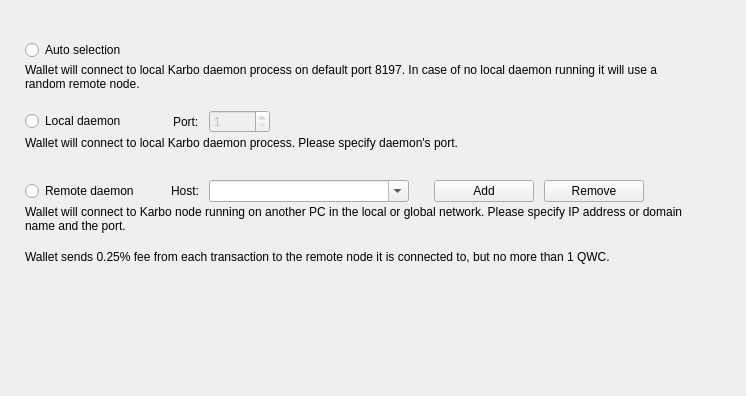
<?xml version="1.0" encoding="UTF-8"?>
<ui version="4.0">
 <class>ConnectionOptionsFrame</class>
 <widget class="QFrame" name="ConnectionOptionsFrame">
  <property name="geometry">
   <rect>
    <x>0</x>
    <y>0</y>
    <width>746</width>
    <height>396</height>
   </rect>
  </property>
  <property name="windowTitle">
   <string>Frame</string>
  </property>
  <property name="frameShape">
   <enum>QFrame::NoFrame</enum>
  </property>
  <property name="frameShadow">
   <enum>QFrame::Raised</enum>
  </property>
  <layout class="QVBoxLayout" name="verticalLayout_5">
   <property name="spacing">
    <number>0</number>
   </property>
   <property name="leftMargin">
    <number>25</number>
   </property>
   <property name="topMargin">
    <number>40</number>
   </property>
   <property name="rightMargin">
    <number>49</number>
   </property>
   <item>
    <widget class="QWidget" name="widget" native="true">
     <property name="sizePolicy">
      <sizepolicy hsizetype="Preferred" vsizetype="Fixed">
       <horstretch>0</horstretch>
       <verstretch>0</verstretch>
      </sizepolicy>
     </property>
     <property name="minimumSize">
      <size>
       <width>0</width>
       <height>70</height>
      </size>
     </property>
     <property name="maximumSize">
      <size>
       <width>16777215</width>
       <height>70</height>
      </size>
     </property>
     <layout class="QVBoxLayout" name="verticalLayout" stretch="0,1">
      <property name="spacing">
       <number>3</number>
      </property>
      <property name="leftMargin">
       <number>0</number>
      </property>
      <property name="topMargin">
       <number>0</number>
      </property>
      <property name="rightMargin">
       <number>0</number>
      </property>
      <property name="bottomMargin">
       <number>0</number>
      </property>
      <item>
       <widget class="QRadioButton" name="m_autoRadio">
        <property name="text">
         <string>Auto selection</string>
        </property>
        <attribute name="buttonGroup">
         <string notr="true">m_connectionButtonGroup</string>
        </attribute>
       </widget>
      </item>
      <item alignment="Qt::AlignTop">
       <widget class="WalletGui::WalletSmallGrayTextLabel" name="m_autoHelperLabel">
        <property name="text">
         <string>Wallet will connect to local Karbo daemon process on default port 8197. In case of no local daemon running it will use a random remote node.</string>
        </property>
        <property name="alignment">
         <set>Qt::AlignLeading|Qt::AlignLeft|Qt::AlignTop</set>
        </property>
        <property name="wordWrap">
         <bool>true</bool>
        </property>
        <property name="indent">
         <number>0</number>
        </property>
       </widget>
      </item>
     </layout>
    </widget>
   </item>
   <item>
    <widget class="QWidget" name="widget_3" native="true">
     <property name="sizePolicy">
      <sizepolicy hsizetype="Preferred" vsizetype="Fixed">
       <horstretch>0</horstretch>
       <verstretch>0</verstretch>
      </sizepolicy>
     </property>
     <property name="minimumSize">
      <size>
       <width>0</width>
       <height>70</height>
      </size>
     </property>
     <property name="maximumSize">
      <size>
       <width>16777215</width>
       <height>70</height>
      </size>
     </property>
     <layout class="QVBoxLayout" name="verticalLayout_3" stretch="0,1">
      <property name="spacing">
       <number>3</number>
      </property>
      <property name="leftMargin">
       <number>0</number>
      </property>
      <property name="topMargin">
       <number>0</number>
      </property>
      <property name="rightMargin">
       <number>0</number>
      </property>
      <property name="bottomMargin">
       <number>0</number>
      </property>
      <item>
       <layout class="QHBoxLayout" name="horizontalLayout">
        <property name="spacing">
         <number>10</number>
        </property>
        <item>
         <widget class="QRadioButton" name="m_localRadio">
          <property name="text">
           <string>Local daemon</string>
          </property>
          <attribute name="buttonGroup">
           <string notr="true">m_connectionButtonGroup</string>
          </attribute>
         </widget>
        </item>
        <item>
         <spacer name="horizontalSpacer">
          <property name="orientation">
           <enum>Qt::Horizontal</enum>
          </property>
          <property name="sizeType">
           <enum>QSizePolicy::Fixed</enum>
          </property>
          <property name="sizeHint" stdset="0">
           <size>
            <width>37</width>
            <height>20</height>
           </size>
          </property>
         </spacer>
        </item>
        <item>
         <widget class="QLabel" name="label">
          <property name="text">
           <string>Port:</string>
          </property>
         </widget>
        </item>
        <item alignment="Qt::AlignVCenter">
         <widget class="QSpinBox" name="m_localPortSpin">
          <property name="enabled">
           <bool>false</bool>
          </property>
          <property name="minimum">
           <number>1</number>
          </property>
          <property name="maximum">
           <number>65535</number>
          </property>
          <property name="value">
           <number>1</number>
          </property>
         </widget>
        </item>
        <item>
         <spacer name="horizontalSpacer_2">
          <property name="orientation">
           <enum>Qt::Horizontal</enum>
          </property>
          <property name="sizeHint" stdset="0">
           <size>
            <width>40</width>
            <height>20</height>
           </size>
          </property>
         </spacer>
        </item>
       </layout>
      </item>
      <item alignment="Qt::AlignTop">
       <widget class="WalletGui::WalletSmallGrayTextLabel" name="m_localHelperLabel">
        <property name="text">
         <string>Wallet will connect to local Karbo daemon process. Please specify daemon's port.</string>
        </property>
        <property name="alignment">
         <set>Qt::AlignLeading|Qt::AlignLeft|Qt::AlignTop</set>
        </property>
        <property name="wordWrap">
         <bool>true</bool>
        </property>
        <property name="indent">
         <number>0</number>
        </property>
       </widget>
      </item>
     </layout>
    </widget>
   </item>
   <item>
    <widget class="QWidget" name="widget_4" native="true">
     <property name="sizePolicy">
      <sizepolicy hsizetype="Preferred" vsizetype="Fixed">
       <horstretch>0</horstretch>
       <verstretch>0</verstretch>
      </sizepolicy>
     </property>
     <property name="minimumSize">
      <size>
       <width>0</width>
       <height>70</height>
      </size>
     </property>
     <property name="maximumSize">
      <size>
       <width>16777215</width>
       <height>70</height>
      </size>
     </property>
     <layout class="QVBoxLayout" name="verticalLayout_4" stretch="0,1">
      <property name="spacing">
       <number>3</number>
      </property>
      <property name="leftMargin">
       <number>0</number>
      </property>
      <property name="topMargin">
       <number>0</number>
      </property>
      <property name="rightMargin">
       <number>0</number>
      </property>
      <property name="bottomMargin">
       <number>0</number>
      </property>
      <item>
       <layout class="QHBoxLayout" name="horizontalLayout_2">
        <property name="spacing">
         <number>10</number>
        </property>
        <item>
         <widget class="QRadioButton" name="m_remoteRadio">
          <property name="text">
           <string>Remote daemon</string>
          </property>
          <attribute name="buttonGroup">
           <string notr="true">m_connectionButtonGroup</string>
          </attribute>
         </widget>
        </item>
        <item>
         <spacer name="horizontalSpacer_3">
          <property name="orientation">
           <enum>Qt::Horizontal</enum>
          </property>
          <property name="sizeType">
           <enum>QSizePolicy::Fixed</enum>
          </property>
          <property name="sizeHint" stdset="0">
           <size>
            <width>22</width>
            <height>20</height>
           </size>
          </property>
         </spacer>
        </item>
        <item>
         <widget class="QLabel" name="label_2">
          <property name="text">
           <string>Host:</string>
          </property>
         </widget>
        </item>
        <item>
         <widget class="QComboBox" name="remoteNodesComboBox">
          <property name="minimumSize">
           <size>
            <width>200</width>
            <height>0</height>
           </size>
          </property>
          <property name="editable">
           <bool>true</bool>
          </property>
          <property name="insertPolicy">
           <enum>QComboBox::InsertAtTop</enum>
          </property>
         </widget>
        </item>
        <item>
         <spacer name="horizontalSpacer_5">
          <property name="orientation">
           <enum>Qt::Horizontal</enum>
          </property>
          <property name="sizeType">
           <enum>QSizePolicy::Fixed</enum>
          </property>
          <property name="sizeHint" stdset="0">
           <size>
            <width>15</width>
            <height>20</height>
           </size>
          </property>
         </spacer>
        </item>
        <item>
         <widget class="WalletGui::WalletNormalBlueButton" name="addNodeButton">
          <property name="sizePolicy">
           <sizepolicy hsizetype="Preferred" vsizetype="Fixed">
            <horstretch>0</horstretch>
            <verstretch>0</verstretch>
           </sizepolicy>
          </property>
          <property name="minimumSize">
           <size>
            <width>100</width>
            <height>0</height>
           </size>
          </property>
          <property name="baseSize">
           <size>
            <width>150</width>
            <height>0</height>
           </size>
          </property>
          <property name="text">
           <string>Add</string>
          </property>
         </widget>
        </item>
        <item>
         <widget class="WalletGui::WalletNormalBlueButton" name="removeNodeButton">
          <property name="sizePolicy">
           <sizepolicy hsizetype="Preferred" vsizetype="Fixed">
            <horstretch>0</horstretch>
            <verstretch>0</verstretch>
           </sizepolicy>
          </property>
          <property name="minimumSize">
           <size>
            <width>100</width>
            <height>0</height>
           </size>
          </property>
          <property name="baseSize">
           <size>
            <width>150</width>
            <height>0</height>
           </size>
          </property>
          <property name="text">
           <string>Remove</string>
          </property>
         </widget>
        </item>
        <item>
         <spacer name="horizontalSpacer_4">
          <property name="orientation">
           <enum>Qt::Horizontal</enum>
          </property>
          <property name="sizeHint" stdset="0">
           <size>
            <width>30</width>
            <height>20</height>
           </size>
          </property>
         </spacer>
        </item>
       </layout>
      </item>
      <item alignment="Qt::AlignTop">
       <widget class="WalletGui::WalletSmallGrayTextLabel" name="m_remoteHelperLabel">
        <property name="text">
         <string>Wallet will connect to Karbo node running on another PC in the local or global network. Please specify IP address or domain name and the port.</string>
        </property>
        <property name="alignment">
         <set>Qt::AlignLeading|Qt::AlignLeft|Qt::AlignTop</set>
        </property>
        <property name="wordWrap">
         <bool>true</bool>
        </property>
        <property name="indent">
         <number>0</number>
        </property>
       </widget>
      </item>
     </layout>
    </widget>
   </item>
   <item>
    <widget class="WalletGui::WalletExtraNormalGrayTextLabel" name="label_4">
     <property name="text">
      <string>Wallet sends 0.25% fee from each transaction to the remote node it is connected to, but no more than 1 QWC.</string>
     </property>
     <property name="wordWrap">
      <bool>true</bool>
     </property>
    </widget>
   </item>
   <item>
    <spacer name="verticalSpacer">
     <property name="orientation">
      <enum>Qt::Vertical</enum>
     </property>
     <property name="sizeHint" stdset="0">
      <size>
       <width>665</width>
       <height>61</height>
      </size>
     </property>
    </spacer>
   </item>
  </layout>
 </widget>
 <customwidgets>
  <customwidget>
   <class>WalletGui::WalletSmallGrayTextLabel</class>
   <extends>QLabel</extends>
   <header>Gui/Common/WalletTextLabel.h</header>
  </customwidget>
  <customwidget>
   <class>WalletGui::WalletExtraNormalGrayTextLabel</class>
   <extends>QLabel</extends>
   <header>Gui/Common/WalletTextLabel.h</header>
  </customwidget>
  <customwidget>
   <class>WalletGui::WalletNormalBlueButton</class>
   <extends>QPushButton</extends>
   <header>Gui/Common/WalletBlueButton.h</header>
  </customwidget>
 </customwidgets>
 <resources/>
 <connections>
  <connection>
   <sender>m_connectionButtonGroup</sender>
   <signal>buttonClicked(int)</signal>
   <receiver>ConnectionOptionsFrame</receiver>
   <slot>connectionButtonClicked(int)</slot>
   <hints>
    <hint type="sourcelabel">
     <x>-1</x>
     <y>-1</y>
    </hint>
    <hint type="destinationlabel">
     <x>372</x>
     <y>197</y>
    </hint>
   </hints>
  </connection>
  <connection>
   <sender>m_localRadio</sender>
   <signal>toggled(bool)</signal>
   <receiver>m_localPortSpin</receiver>
   <slot>setEnabled(bool)</slot>
   <hints>
    <hint type="sourcelabel">
     <x>81</x>
     <y>194</y>
    </hint>
    <hint type="destinationlabel">
     <x>270</x>
     <y>193</y>
    </hint>
   </hints>
  </connection>
  <connection>
   <sender>addNodeButton</sender>
   <signal>clicked()</signal>
   <receiver>ConnectionOptionsFrame</receiver>
   <slot>addNodeClicked()</slot>
   <hints>
    <hint type="sourcelabel">
     <x>655</x>
     <y>191</y>
    </hint>
    <hint type="destinationlabel">
     <x>372</x>
     <y>197</y>
    </hint>
   </hints>
  </connection>
  <connection>
   <sender>removeNodeButton</sender>
   <signal>clicked()</signal>
   <receiver>ConnectionOptionsFrame</receiver>
   <slot>removeNodeClicked()</slot>
   <hints>
    <hint type="sourcelabel">
     <x>481</x>
     <y>191</y>
    </hint>
    <hint type="destinationlabel">
     <x>372</x>
     <y>197</y>
    </hint>
   </hints>
  </connection>
  <connection>
   <sender>remoteNodesComboBox</sender>
   <signal>editTextChanged(QString)</signal>
   <receiver>ConnectionOptionsFrame</receiver>
   <slot>remoteNodesComboChanged(QString)</slot>
   <hints>
    <hint type="sourcelabel">
     <x>306</x>
     <y>191</y>
    </hint>
    <hint type="destinationlabel">
     <x>372</x>
     <y>197</y>
    </hint>
   </hints>
  </connection>
 </connections>
 <slots>
  <slot>remoteHostNameChanged(QString)</slot>
  <slot>connectionButtonClicked(int)</slot>
  <slot>remoteNodesComboChanged(QString)</slot>
  <slot>addNodeClicked()</slot>
  <slot>removeNodeClicked()</slot>
 </slots>
 <buttongroups>
  <buttongroup name="m_connectionButtonGroup"/>
 </buttongroups>
</ui>
